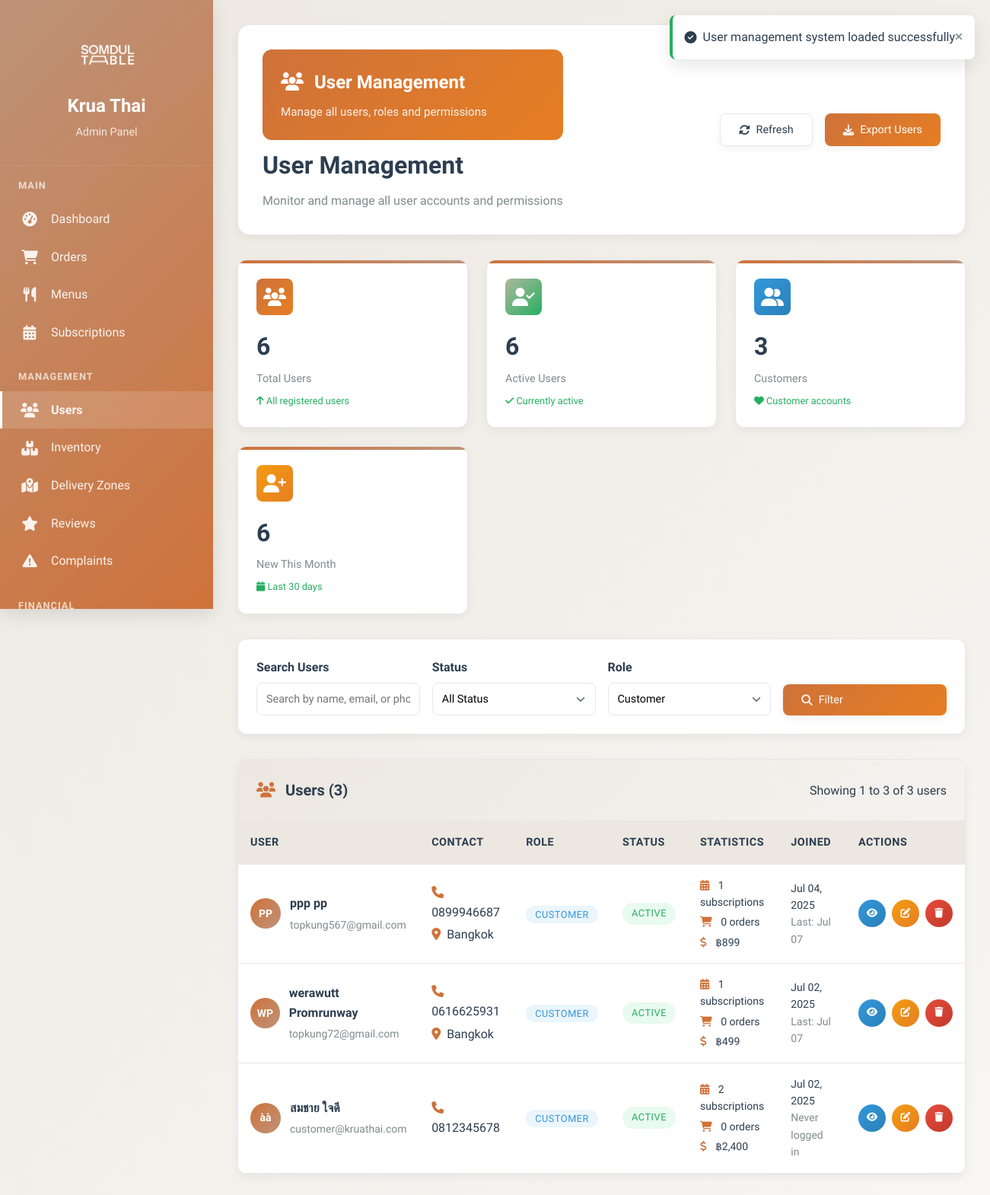
Before: /KruaThai/admin/users.php?role=customer (signed in) with the older database file.
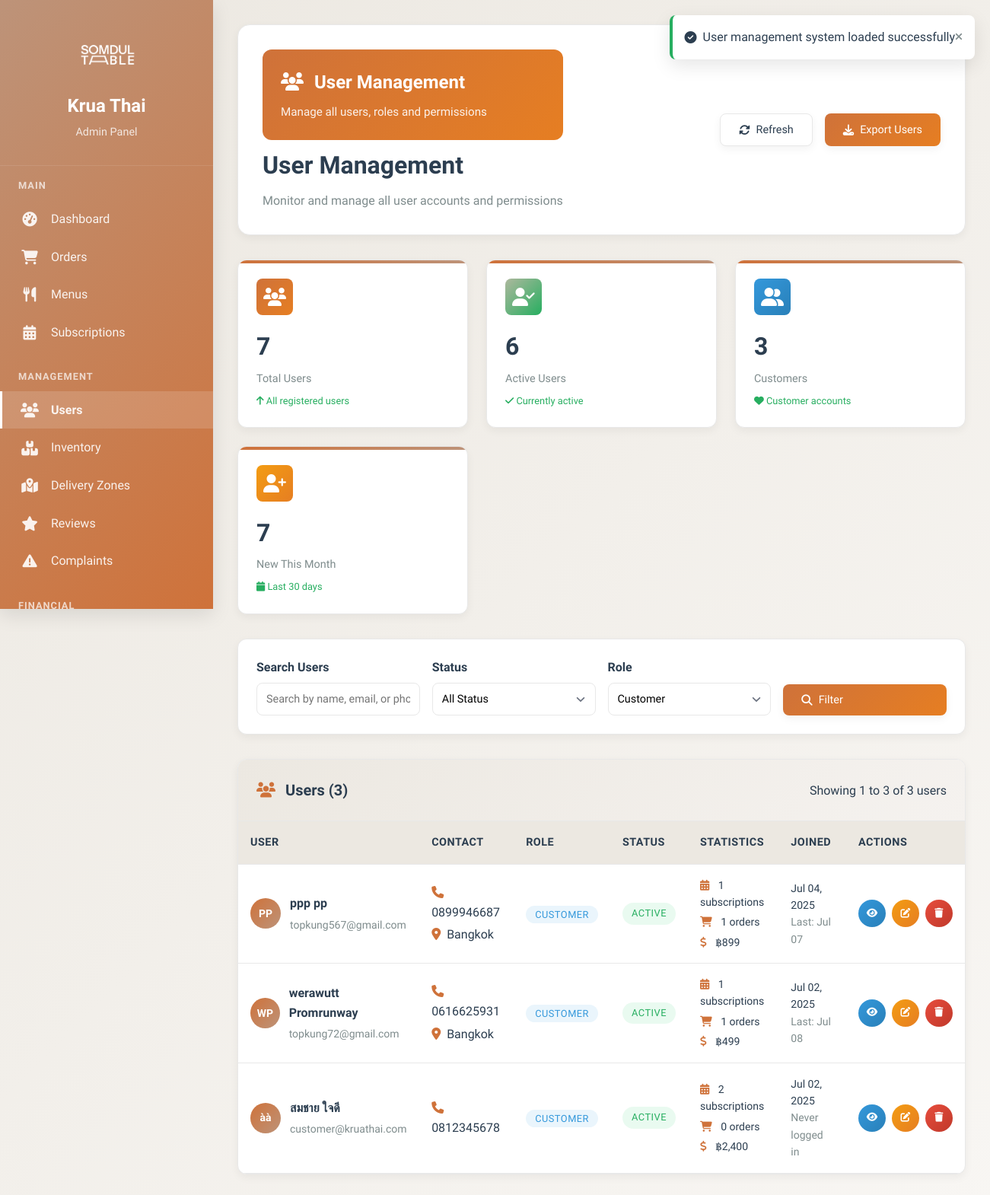
After: the same page with the newer database file.
### tables this page shows
CREATE TABLE `users` (
  `id` char(36) NOT NULL,
  `email` varchar(255) NOT NULL,
  `password_hash` varchar(255) NOT NULL,
  `first_name` varchar(100) NOT NULL,
  `last_name` varchar(100) NOT NULL,
  `phone` varchar(20) DEFAULT NULL,
  `date_of_birth` date DEFAULT NULL,
  `gender` enum('male','female','other') DEFAULT NULL,
  `role` enum('customer','admin','kitchen','rider','support') DEFAULT 'customer',
  `status` enum('active','inactive','suspended','pending_verification') DEFAULT 'pending_verification',
  `email_verified` tinyint(1) DEFAULT '0',
  `email_verification_token` varchar(100) DEFAULT NULL,
  `delivery_address` text,
  `address_line_2` varchar(255) DEFAULT NULL,
  `city` varchar(100) DEFAULT NULL,
  `state` varchar(100) DEFAULT NULL,
  `zip_code` varchar(10) DEFAULT NULL,
  `country` varchar(100) DEFAULT 'Thailand',
  `delivery_instructions` text,
  `dietary_preferences` json DEFAULT NULL,
  `allergies` json DEFAULT NULL,
  `spice_level` enum('mild','medium','hot','extra_hot') DEFAULT 'medium',
  `last_login` timestamp NULL DEFAULT NULL,
  `failed_login_attempts` int(11) DEFAULT '0',
  `locked_until` timestamp NULL DEFAULT NULL,
  `password_reset_token` varchar(100) DEFAULT NULL,
  `password_reset_expires` timestamp NULL DEFAULT NULL,
  `created_at` timestamp NOT NULL DEFAULT CURRENT_TIMESTAMP,
  `updated_at` timestamp NOT NULL DEFAULT CURRENT_TIMESTAMP ON UPDATE CURRENT_TIMESTAMP
);

### KruaThai/admin/users.php (the view, shortened to what the changed rows need)
<?php
require_once '../config/database.php';
$role_filter = isset($_GET['role']) ? $_GET['role'] : '';
$page = isset($_GET['page']) ? max(1, intval($_GET['page'])) : 1;
$per_page = 20;
$offset = ($page - 1) * $per_page;
$where_conditions = [];
if ($role_filter) {
    $where_conditions[] = "u.role = '" . mysqli_real_escape_string($connection, $role_filter) . "'";
}
$where_clause = !empty($where_conditions) ? 'WHERE ' . implode(' AND ', $where_conditions) : '';
$users_query = "SELECT u.*,
               COUNT(DISTINCT s.id) as subscription_count,
               COUNT(DISTINCT o.id) as order_count,
               COALESCE(SUM(p.amount), 0) as total_spent,
               MAX(o.delivery_date) as last_order_date
               FROM users u
               LEFT JOIN subscriptions s ON u.id = s.user_id AND s.status = 'active'
               LEFT JOIN orders o ON u.id = o.user_id
               LEFT JOIN payments p ON u.id = p.user_id AND p.status = 'completed'
               $where_clause
               GROUP BY u.id
               ORDER BY u.created_at DESC
               LIMIT $per_page OFFSET $offset";
$users_result = mysqli_query($connection, $users_query);
$users = [];
while ($user = mysqli_fetch_assoc($users_result)) {
    $users[] = $user;
}
$stats_query = "SELECT
    COUNT(*) as total_users,
    SUM(CASE WHEN status = 'active' THEN 1 ELSE 0 END) as active_users,
    SUM(CASE WHEN role = 'customer' THEN 1 ELSE 0 END) as customers,
    SUM(CASE WHEN created_at >= DATE_SUB(NOW(), INTERVAL 30 DAY) THEN 1 ELSE 0 END) as new_users_30_days
    FROM users";
$stats_result = mysqli_query($connection, $stats_query);
$stats = mysqli_fetch_assoc($stats_result);
?>
<!DOCTYPE html>
<html lang="th">
<head>
    <link href="https://cdnjs.cloudflare.com/ajax/libs/font-awesome/6.4.0/css/all.min.css" rel="stylesheet">
</head>
<body>
    <div class="admin-layout">
        <div class="main-content">
            <div class="page-header">
                <div class="header-content">
                    <div>
                        <h1 class="page-title">User Management</h1>
                    </div>
                </div>
            </div>
            <div class="stats-grid">
                <div class="stat-card">
                    <div class="stat-header">
                        <div class="stat-icon" style="background: linear-gradient(135deg, var(--curry), #e67e22);">
                        </div>
                    </div>
                    <div class="stat-value"><?= number_format($stats['total_users']) ?></div>
                    <div class="stat-label">Total Users</div>
                    <div class="stat-change positive">
                        <i class="fas fa-arrow-up"></i>
                        All registered users
                    </div>
                </div>
                <div class="stat-card">
                    <div class="stat-header">
                        <div class="stat-icon" style="background: linear-gradient(135deg, #f39c12, #e67e22);">
                        </div>
                    </div>
                    <div class="stat-value"><?= number_format($stats['new_users_30_days']) ?></div>
                    <div class="stat-label">New This Month</div>
                    <div class="stat-change positive">
                        <i class="fas fa-calendar"></i>
                        Last 30 days
                    </div>
                </div>
            </div>
            <div class="dashboard-card">
                <div class="card-body" style="padding: 0;">
                    <?php if (!empty($users)): ?>
                    <div style="overflow-x: auto;">
                        <table class="table">
                            <thead>
                                <tr>
                                    <th>User</th>
                                    <th>Contact</th>
                                    <th>Role</th>
                                    <th>Status</th>
                                    <th>Statistics</th>
                                    <th>Joined</th>
                                    <th>Actions</th>
                                </tr>
                            </thead>
                            <tbody>
                                <?php foreach ($users as $user): ?>
                                <tr>
                                    <td>
                                        <div class="user-info">
                                            <div class="user-avatar">
                                                <?= strtoupper(substr($user['first_name'], 0, 1) . substr($user['last_name'], 0, 1)) ?>
                                            </div>
                                            <div class="user-details">
                                                <h4><?= htmlspecialchars($user['first_name'] . ' ' . $user['last_name']) ?></h4>
                                                <p><?= htmlspecialchars($user['email']) ?></p>
                                            </div>
                                        </div>
                                    </td>
                                    <td>
                                        <div>
                                            <?php if ($user['phone']): ?>
                                                <div><i class="fas fa-phone" style="color: var(--curry); margin-right: 0.5rem;"></i><?= htmlspecialchars($user['phone']) ?></div>
                                            <?php endif; ?>
                                            <?php if ($user['city']): ?>
                                                <div style="margin-top: 0.25rem;"><i class="fas fa-map-marker-alt" style="color: var(--curry); margin-right: 0.5rem;"></i><?= htmlspecialchars($user['city']) ?></div>
                                            <?php endif; ?>
                                        </div>
                                    </td>
                                    <td>
                                        <span class="role-badge role-<?= $user['role'] ?>">
                                            <?= ucfirst($user['role']) ?>
                                        </span>
                                    </td>
                                    <td>
                                        <span class="status-badge status-<?= str_replace('_', '-', $user['status']) ?>">
                                            <?= ucfirst(str_replace('_', ' ', $user['status'])) ?>
                                        </span>
                                    </td>
                                    <td>
                                        <div style="font-size: 0.875rem;">
                                            <div style="margin-bottom: 0.25rem;">
                                                <i class="fas fa-calendar-alt" style="color: var(--curry); margin-right: 0.5rem;"></i>
                                                <?= $user['subscription_count'] ?> subscriptions
                                            </div>
                                            <div style="margin-bottom: 0.25rem;">
                                                <i class="fas fa-shopping-cart" style="color: var(--curry); margin-right: 0.5rem;"></i>
                                                <?= $user['order_count'] ?> orders
                                            </div>
                                            <div>
                                                <i class="fas fa-dollar-sign" style="color: var(--curry); margin-right: 0.5rem;"></i>
                                                ฿<?= number_format($user['total_spent'], 0) ?>
                                            </div>
                                        </div>
                                    </td>
                                    <td>
                                        <div style="font-size: 0.875rem;">
                                            <?php
                                                $joinDate = new DateTime($user['created_at']);
                                                echo $joinDate->format('M d, Y');
                                            ?>
                                            <br>
                                            <span style="color: var(--text-gray);">
                                                <?php
                                                    if ($user['last_login']) {
                                                        $lastLogin = new DateTime($user['last_login']);
                                                        echo 'Last: ' . $lastLogin->format('M d');
                                                    } else {
                                                        echo 'Never logged in';
                                                    }
                                                ?>
                                            </span>
                                        </div>
                                    </td>
                                    <td>
                                        <div class="actions">
                                            <button class="btn btn-icon btn-info btn-sm" onclick="viewUser('<?= $user['id'] ?>')" title="View Details">
                                                <i class="fas fa-eye"></i>
                                            </button>
                                            <button class="btn btn-icon btn-warning btn-sm" onclick="editUserStatus('<?= $user['id'] ?>', '<?= $user['status'] ?>')" title="Edit Status">
                                                <i class="fas fa-edit"></i>
                                            </button>
                                            <?php if ($user['role'] !== 'admin'): ?>
                                            <button class="btn btn-icon btn-danger btn-sm" onclick="deleteUser('<?= $user['id'] ?>')" title="Deactivate">
                                                <i class="fas fa-trash"></i>
                                            </button>
                                            <?php endif; ?>
                                        </div>
                                    </td>
                                </tr>
                                <?php endforeach; ?>
                            </tbody>
                        </table>
                    </div>
                    <?php endif; ?>
                </div>
            </div>
        </div>
    </div>
</body>
</html>

Changed rows visible on the page:
computed for users "ppp pp": order_count "0" → "1"
changed users "werawutt Promrunway": order_count "0" → "1"; last_login "Jul 07" → "Jul 08"
Other visible differences:
$stats['total_users']: "6" → "7"
$stats['new_users_30_days']: "6" → "7"
